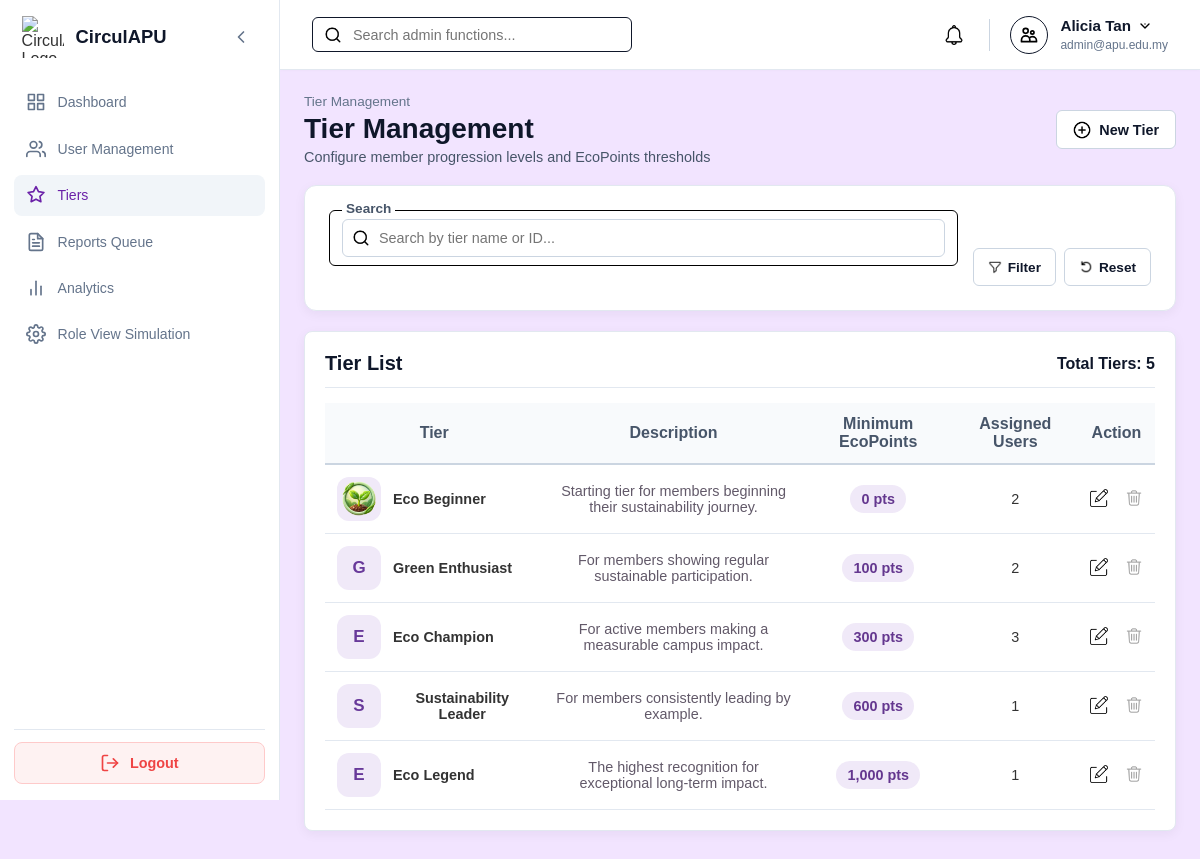
Page /Admin/tiers.php (signed in) on the committed database.
### tables this page shows
CREATE TABLE `tiers` (
  `tierID` varchar(10) NOT NULL,
  `tierName` varchar(50) NOT NULL,
  `tierDescription` varchar(255) NOT NULL,
  `tierIcon` varchar(255) NOT NULL,
  `minimumEcoPoints` int(11) NOT NULL DEFAULT 0
);

### Admin/tiers.php (the view, shortened to what this page needs)
<?php
require_once '../db.php';
$search = trim($_GET['search'] ?? '');
$search_like = '%' . $search . '%';
if ($search !== '') {
    $stmt = $conn->prepare('SELECT t.*, COUNT(ut.userTierID) AS assignedUsers FROM tiers t LEFT JOIN usertier ut ON ut.tierID = t.tierID WHERE t.tierName LIKE ? OR t.tierID LIKE ? GROUP BY t.tierID ORDER BY t.minimumEcoPoints');
    $stmt->bind_param('ss', $search_like, $search_like);
    $stmt->execute();
    $tiers = $stmt->get_result();
} else {
    $tiers = $conn->query('SELECT t.*, COUNT(ut.userTierID) AS assignedUsers FROM tiers t LEFT JOIN usertier ut ON ut.tierID = t.tierID GROUP BY t.tierID ORDER BY t.minimumEcoPoints');
}
?>
<!DOCTYPE html>
<html lang="en">
<head>
    <link rel="stylesheet" href="../style.css">
    <link rel="stylesheet" href="admin_style.css">
</head>
<body class="role-admin">
<div class="dashboard-container">
    <?php include '../sidebar.php'; ?>
    <div class="main-content">
        <?php include '../header.php'; ?>
        <main class="page-body tiers-page">
            <div class="admin-page-header">
                <div>
                    <p class="header-breadcrumb">Tier Management</p>
                    <h1 class="header-title">Tier Management</h1>
                    <p class="header-subtitle">Configure member progression levels and EcoPoints thresholds</p>
                </div>
                <a href="tiers.php?edit=new#tier-form" class="btn-new-account"><img src="../assets/icons/create.png" alt=""> New Tier</a>
            </div>
            <section class="content-card admin-filter-card">
                <form method="GET" class="admin-filter-form">
                    <div class="field-box tier-search-field"><label>Search</label><div class="input-wrapper"><img src="../assets/icons/search.png" class="search-icon" alt=""><input class="filter-input" name="search" value="<?php echo htmlspecialchars($search); ?>" placeholder="Search by tier name or ID..."></div></div>
                    <div class="admin-filter-actions"><button class="btn-filter-submit" type="submit"><img src="../assets/icons/filter.png" alt=""> Filter</button><a class="btn-filter-reset" href="tiers.php"><img src="../assets/icons/reset.png" alt=""> Reset</a></div>
                </form>
            </section>
            <section class="content-card admin-table-card">
                <div class="table-header-bar"><h2>Tier List</h2><span class="total-count">Total Tiers: <?php echo $tiers->num_rows; ?></span></div>
                <div class="tier-table-scroll"><table class="admin-user-table tier-table">
                    <thead><tr><th>Tier</th><th>Description</th><th>Minimum EcoPoints</th><th>Assigned Users</th><th>Action</th></tr></thead>
                    <tbody>
                    <?php if ($tiers->num_rows): while ($tier = $tiers->fetch_assoc()): ?>
                        <tr>
                            <td><div class="tier-identity">
                                <?php $icon_name = basename($tier['tierIcon']); $icon_path = '../assets/images/' . $icon_name; ?>
                                <?php if ($tier['tierIcon'] !== '' && is_file(__DIR__ . '/../assets/images/' . $icon_name)): ?><img src="<?php echo htmlspecialchars($icon_path); ?>" alt="">
                                <?php else: ?><span class="tier-icon-fallback"><?php echo htmlspecialchars(strtoupper(substr($tier['tierName'], 0, 1))); ?></span><?php endif; ?>
                                <div><strong><?php echo htmlspecialchars($tier['tierName']); ?></strong></div>
                            </div></td>
                            <td class="tier-description-cell"><?php echo htmlspecialchars($tier['tierDescription']); ?></td>
                            <td><span class="tier-points"><?php echo number_format((int)$tier['minimumEcoPoints']); ?> pts</span></td>
                            <td><?php echo number_format((int)$tier['assignedUsers']); ?></td>
                            <td><div class="tier-actions"><a class="action-icon edit-icon" href="tiers.php?edit=<?php echo urlencode($tier['tierID']); ?>#tier-form" title="Edit Tier"><img src="../assets/icons/edit.png" alt="Edit"></a>
                                <form method="POST" class="inline-action-form" onsubmit="return confirm('Delete this tier? This cannot be undone.');"><button class="action-icon action-icon-button" type="submit" title="Delete Tier" <?php echo (int)$tier['assignedUsers'] > 0 ? 'disabled' : ''; ?>><img src="../assets/icons/delete.png" alt="Delete"></button></form>
                            </div></td>
                        </tr>
                    <?php endwhile; else: ?><tr><td colspan="5" class="table-empty-msg">No tiers match your search.</td></tr><?php endif; ?>
                    </tbody>
                </table></div>
            </section>
        </main>
    </div>
</div>
</body>
</html>

### style.css (style rules this page uses)
:root { --sidebar-width: 280px; --sidebar-collapsed-width: 80px; --header-height: 70px; --transition-speed: 0.3s; }
body.role-admin { --primary-color: #6b21a8; --primary-hover: #581c87; --bg-color: #f2e4ff; --card-bg: #ffffff; --badge-bg: #f3e8ff; --badge-text: #6b21a8; --border-color: #e2e8f0; }
body { --primary-color: #333333; --primary-hover: #000000; --bg-color: #f7f9fc; --card-bg: #ffffff; --badge-bg: #e0e0e0; --badge-text: #333333; --border-color: #e2e8f0; }
* { box-sizing: border-box; margin: 0; padding: 0; font-family: Arial, Helvetica, sans-serif; }
html, body { width: 100%; min-height: 100vh; background-color: var(--bg-color); color: #333333; }
.dashboard-container { display: flex; width: 100vw; min-height: 100vh; position: relative; background-color: var(--bg-color); }
.main-content { margin-left: var(--sidebar-width); width: calc(100vw - var(--sidebar-width)); min-height: 100vh; display: flex; flex-direction: column; flex-grow: 1; transition: margin-left var(--transition-speed) ease-in-out, width var(--transition-speed) ease-in-out; }
.page-body { padding: 1.5rem; flex-grow: 1; width: 100%; }
.content-card { min-width: 0; margin-bottom: 30px; padding: 24px; background-color: var(--card-bg); border: 1px solid var(--border-color); border-radius: 12px; box-shadow: 0 3px 12px rgba(15, 23, 42, 0.05); }
.field-box { position: relative; border: 1px solid #000000; border-radius: 6px; padding: 8px 12px; margin-bottom: 20px; background-color: #ffffff; }
.field-box label { position: absolute; top: -10px; left: 12px; background: #ffffff; padding: 0 4px; font-size: 0.85rem; color: #000000; }
.field-box input { width: 100%; border: none; outline: none; font-size: 1rem; padding: 6px 0; background: transparent; }
.input-wrapper { position: relative; display: flex; align-items: center; }
.input-wrapper input { width: 100%; padding: 12px 12px 12px 40px; border: 1px solid #000; border-radius: 6px; font-size: 1rem; outline: none; }

### rows in the picture
tiers: tierIcon (picture), tierName "Eco Beginner", tierDescription "Starting tier for members beginning their sustainability journey.", minimumEcoPoints "0", assignedUsers "2"
tiers: tierName "G", tierName "Green Enthusiast", tierDescription "For members showing regular sustainable participation.", minimumEcoPoints "100", assignedUsers "2"
tiers: tierName "E", tierName "Eco Champion", tierDescription "For active members making a measurable campus impact.", minimumEcoPoints "300", assignedUsers "3"
tiers: tierName "S", tierName "Sustainability Leader", tierDescription "For members consistently leading by example.", minimumEcoPoints "600", assignedUsers "1"
tiers: tierName "E", tierName "Eco Legend", tierDescription "The highest recognition for exceptional long-term impact.", minimumEcoPoints "1,000", assignedUsers "1"

### other values in the picture
$user_name "Alicia Tan"
$user_email "admin@apu.edu.my"
$tiers->num_rows "5"
